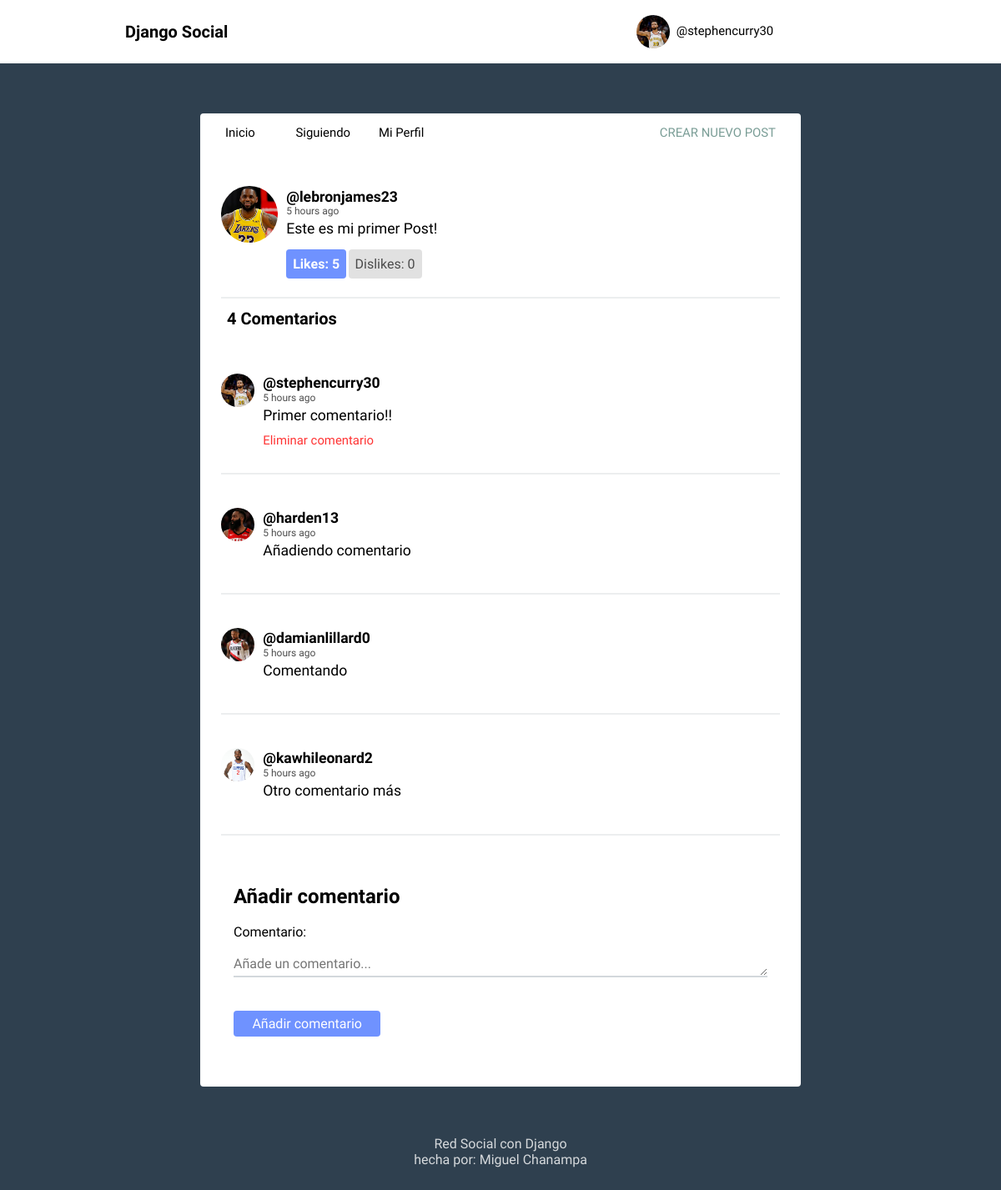
The page /post/1/ (signed in) on the database its author committed.
### red_social/models.py (models this page shows, shortened)
class Profile(models.Model):
    user = models.OneToOneField(User, on_delete=models.CASCADE)
    image = models.ImageField(null=True, blank=True, upload_to='', default='default.png')

class Post(models.Model):
    user = models.ForeignKey(User, on_delete=models.CASCADE, related_name='posts')
    timestamp = models.DateTimeField(default=timezone.now)
    content = models.TextField()
    class Meta:
        ordering = ['-timestamp']
    def likes(self):
        user_ids = Like.objects.filter(to_post=self.id, type='L')\
                            .values_list('from_user', flat=True)
        return Post.objects.filter(id__in=user_ids)
    def dislikes(self):
        user_ids = Like.objects.filter(to_post=self.id, type='D')\
                            .values_list('from_user', flat=True)
        return Post.objects.filter(id__in=user_ids)
    def comments(self):
        user_ids = Comment.objects.filter(to_post=self.id)\
                            .values_list('from_user', flat=True)
        return Post.objects.filter(id__in=user_ids)

class Comment(models.Model):
    from_user = models.ForeignKey(User, on_delete=models.CASCADE, related_name='comment_user')
    to_post = models.ForeignKey(Post, related_name='comment_post', on_delete=models.CASCADE)
    timestamp = models.DateTimeField(default=timezone.now)
    content = models.TextField()

### red_social/views.py (the view)
# urls.py: path('post/<int:id>/', post_view, name='post'),
def post_view(request, id):
    post = Post.objects.get(pk=id)
    comments = Comment.objects.filter(to_post=id)
    current_user = get_object_or_404(User, pk=request.user.pk)
    if request.method == 'POST':
        form = CommentForm(request.POST)
        if form.is_valid():
            comment = form.save(commit=False)
            comment.from_user = current_user
            comment.to_post = post
            comment.save()
            messages.success(request, 'Comentario añadiddo')
            return redirect('post', id)
    else:
        form = CommentForm()
        liked = False
        disliked = False
        if Like.objects.filter(to_post=post.id, from_user=current_user.id, type='L').exists():
            liked = True
        if Like.objects.filter(to_post=post.id, from_user=current_user.id, type='D').exists():
            disliked = True
    context = {'post': post, 'comments': comments, 'form': form, 'liked': liked, 'disliked': disliked}
    return render(request, 'social/post_view.html', context)

### red_social/forms.py
class CommentForm(forms.ModelForm):
    content = forms.CharField(label='Comentario', widget=forms.Textarea(attrs={'rows':1, 'placeholder': 'Añade un comentario...'}))
    class Meta:
        model = Comment
        fields = ['content']

### red_social/templates/social/post_view.html (shortened to what this page needs)
{% extends 'social/layout.html' %}
{% load humanize %}
{% block content %}
<article>
    <div class="container-article">
        <img src="{{ post.user.profile.image.url }}">
        <div>
            <h2 class="username"><a href="{% url 'profile' post.user.username %}">@{{post.user}}</a></h2>
            <time data-time="#">{{post.timestamp|naturaltime}}</time>
            <div class="post">{{post.content}}</div>
            <br>
            <br>
            {% if liked %}
              <a class="post_like liked" href="{% url 'post_like' post.id %}">Likes: {{post.likes.count}}</a>
            {% else %}
              <a class="post_like" href="{% url 'post_like' post.id %}">Likes: {{post.likes.count}}</a>
            {% endif %}
            {% if disliked %}
              <a class="post_like disliked" href="{% url 'post_dislike' post.id %}">Dislikes: {{post.dislikes.count}}</a>
            {% else %}
              <a class="post_like" href="{% url 'post_dislike' post.id %}">Dislikes: {{post.dislikes.count}}</a>
            {% endif %}
        </div>
    </div>
</article>
{% include 'social/post_comments.html' %}
{% endblock %}

### red_social/templates/social/layout.html (shortened to what this page needs)
<!DOCTYPE html>
{% load static %}
<html>
<head>
	<link rel="stylesheet" type="text/css" href="{% static 'normalize.css' %}">
	<link rel="stylesheet" type="text/css" href="{% static 'style.css' %}">
	<link rel="stylesheet" type="text/css" href="{% static 'mystyle.css' %}">
</head>
<body>
	<header class="main-head">
		<nav class="main">
			<h1 id="logo">Django Social</h1>
			<ul>
				{% if request.user.is_authenticated %}
					<li class="dropdown">
						<a class="profile" href="{% url 'profile' request.user.username %}">
						<img class="post_comment" src="{{ request.user.profile.image.url }}">
							@{{ request.user.username }}
						</a>
					</li>
				{% else %}
					<li><a href="{% url 'register' %}">Registrarse</a></li>
					<li><a href="{% url 'login' %}">Iniciar Sesión</a></li>
				{% endif%}
			</ul>
		</nav>
	</header>
	<div class="main">
		<nav class="second-nav">
			<a class="feed" href="{% url 'feed' %}">Inicio</a>
			{% if request.user.is_authenticated %}
				<a class="feed" href="{% url 'feed_following' request.user.username %}">Siguiendo</a>
				<a class="profile" href="{% url 'profile' request.user.username %}">Mi Perfil</a>
				<a class="new" href="{% url 'post' %}">Crear nuevo post</a>
			{% endif %}
		</nav>
		{% block content %}
		{% endblock content %}
	</div>
	<footer>
		<div class="row">
			<p>Red Social con Django<br>hecha por: Miguel Chanampa</p>
		</div>
	</footer>
</body>
</html>

### red_social/templates/social/post_comments.html (shortened to what this page needs)
{% load humanize %}
<h1 class="comments">{{ post.comments.count }} Comentarios</h1>
{% for comment in comments %}
<article>
    <div class="container-article">
        <img class="post_comment" src="{{ comment.from_user.profile.image.url }}">
        <div>
            <h3 class="username"><a href="{% url 'profile' post.user.username %}">@{{ comment.from_user }}</a></h3>
            <time data-time="#">{{ comment.timestamp|naturaltime }}</time>
            <div class="post">{{ comment.content }}</div>
            <br>
            {% if request.user == comment.from_user %}
              <a class="red" href="{% url 'comment_delete' comment.id %}">Eliminar comentario</a>
            {% endif %}
        </div>
    </div>
</article>
{% endfor %}
<form method="POST">
  <h2>Añadir comentario</h2>
  {{form.as_p}}
  <button type="sumbit" clase="post" id="">Añadir comentario</button>
</form>

### red_social/static/style.css (style rules this page uses)
body { background: #2F404F; font-size: 62.5%; font-family: 'Varela Round', Helvetica, Arial, serif; }
.red { color: #FF3333 !important; }
.post_comment { margin-top: 10px; height: 40px !important; width: 40px !important; margin-right: 10px; border-radius: 50%; }
.post_like { font-size: 1rem; color: #000; padding: .5rem; border: none; background: #D5D5D5; opacity: 0.7; border-radius: 4px; cursor: pointer; }
.liked { opacity: .7 !important; color: white !important; font-weight: bold !important; background-color: #3364FF !important; }
.comments { margin-left: 2rem; }
p { font-size: 1rem; }
button { font-size: 1rem; color: white; padding: 0.4rem 1.4rem; border: none; opacity: 0.7; background: #3364FF; border-radius: 4px; cursor: pointer; }
img { object-fit: cover; }
.main-head { background: white; color: black; }
nav.main { min-height: 7vh; display: flex; width: 75%; margin: auto; align-items: center; padding: 0.5rem; }
nav.main ul { display: flex; flex: 1 1 40rem; justify-content: space-around; align-items: center; list-style: none; }
nav.main ul li a { display: flex; flex-direction: row; align-items: center; }
nav.main ul li a img { margin-top: 0; margin-bottom: 0; margin-right: .5rem; }
#logo { flex: 2 1 40rem; }
a { font-size: .93rem; text-decoration: none; color: black; }
.main { background: white; width: 60%; margin: 5% auto; border-radius: 4px; padding-bottom: 20px; }
.second-nav { display: flex; padding: 15px 30px; }
.second-nav .feed { flex: 1 1 30px; }
.second-nav .profile { flex: 1 1 30px; }
.second-nav .new { flex: 6 1 5rem; text-align: right; text-transform: uppercase; color: #7A9D96; }
article { width: 93%; margin: auto; padding: 30px 0; border-bottom: 2px solid #ECEEEF; }
.username { margin-bottom: .1rem; }
.username a { font-size: 1.1rem; }
.container-article { display: flex; }
.container-article img { margin-top: 10px; height: 68px; width: 68px; margin-right: 10px; border-radius: 50%; }
time { font-size: .75rem; opacity: .7; }
.post { font-size: 1.1rem; margin-top: .2rem; }
.profile { display: flex; align-items: center; flex-direction: column; }
.profile img { height: 100px; width: 100px; margin-right: 10px; border-radius: 50%; margin: 20px; }
form { margin: 0; padding: 40px; font-size: 1rem; }
textarea { width: 100%; border: 0; border-bottom: 2px solid #D3D8DC; outline: 0; background: #fff; padding: 20px 0 4px; margin: 0 0 20px; color: #777B7E; }
footer { color: white; text-align: center; font-size: .875em; margin: 40px 0; }
footer p { opacity: .8; }

### red_social/static/mystyle.css (style rules this page uses)
.post_comment { height: 32px; width: 32px; margin-right: 10px; border-radius: 50%; }
.dropdown { position: relative !important; display: inline-block !important; }

### rows shown on the page
Post: user.profile.image (picture), user "lebronjames23", timestamp "5 hours ago", content "Este es mi primer Post!", likes.count "5", dislikes.count "0", comments.count "4"
Comment: from_user.profile.image (picture), from_user "stephencurry30", timestamp "5 hours ago", content "Primer comentario!!", shows "Eliminar comentario"
Comment: from_user.profile.image (picture), from_user "harden13", timestamp "5 hours ago", content "Añadiendo comentario"
Comment: from_user.profile.image (picture), from_user "damianlillard0", timestamp "5 hours ago", content "Comentando"
Comment: from_user.profile.image (picture), from_user "kawhileonard2", timestamp "5 hours ago", content "Otro comentario más"

### other values the page prints
{{ request.user.username }} "stephencurry30"
